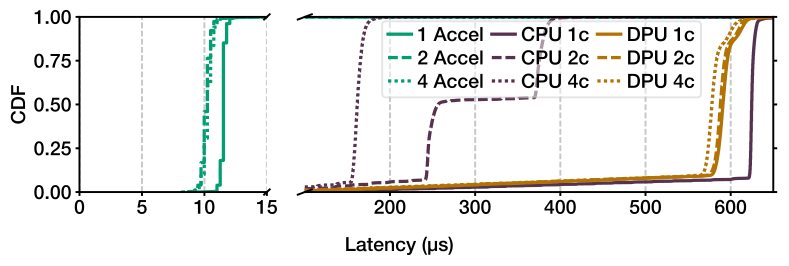

Python code for this plot:
import numpy as np
import pandas as pd
import matplotlib.pyplot as plt
import glob
import os
import re
from matplotlib.lines import Line2D

import plot_fonts  # Helvetica Neue from fonts/, shared palette and print-size style
from plot_colors import LINE_OURS, LINE_BASELINE, LINE_THIRD  # platform colours shared with figs 3, 13, 16

# Printed at 0.48\textwidth = 241.9 pt in the paper; its tight-cropped PDF is ~568 pt wide.
pstyle = plot_fonts.paper_style(printed_width_pt=241.9, cropped_width_pt=567.5)

class RawLatencyProcessor:
    def __init__(self, directory_path):
        self.directory_path = directory_path
        self.thread_count = 0
        self.msg_size = 0
        self.function = 0
        self.median_latency = 0
        self.percentile_99 = 0
        self.raw_latencies_us = []
        
        # Extract details from directory path
        match_thread = re.search(r'n_(\d+)', directory_path)
        match_msg_size = re.search(r'm_(\d+)', directory_path)
        match_function = re.search(r'f_(\d+)', directory_path)
        
        self.thread_count = int(match_thread.group(1)) if match_thread else 0
        self.msg_size = int(match_msg_size.group(1)) if match_msg_size else 0
        self.function = int(match_function.group(1)) if match_function else 0

    def process_raw_latency_data(self):
        """Process raw latency data from all .txt files in the directory"""
        # Find all .txt files in the directory
        txt_files = glob.glob(os.path.join(self.directory_path, "*.txt"))
        
        if not txt_files:
            return False
        
        try:
            per_file = []
            
            # Process each .txt file: one latency sample (ns) per line
            for txt_file in txt_files:
                # Fast path: pandas' C parser (the files are plain integers,
                # up to ~2.5 M lines each). Blank lines become NaN so the line
                # count, and therefore the warm-up skip below, matches the file.
                try:
                    col = pd.read_csv(txt_file, header=None, usecols=[0], skip_blank_lines=False,
                                      dtype=np.float64, engine='c')[0].to_numpy()
                except pd.errors.EmptyDataError:
                    continue
                except ValueError:
                    # Non-numeric lines present: parse tolerantly and drop them
                    col = pd.to_numeric(
                        pd.read_csv(txt_file, header=None, usecols=[0], skip_blank_lines=False,
                                    dtype=str, engine='c', na_filter=False)[0],
                        errors='coerce').to_numpy(dtype=np.float64)
                
                # Skip the first 10% of the file (warm-up), then drop unparsable lines
                skip_count = len(col) // 10
                file_latencies_ns = col[skip_count:]
                file_latencies_ns = file_latencies_ns[~np.isnan(file_latencies_ns)]
                
                per_file.append(file_latencies_ns)
            
            all_latencies_ns = np.concatenate(per_file) if per_file else np.array([])
            
            if len(all_latencies_ns) == 0:
                print(f"No valid latency data found in directory: {self.directory_path}")
                return False
            
            # Convert from nanoseconds to microseconds and store for external access
            self.raw_latencies_us = all_latencies_ns / 1000.0
            
            # Calculate median and 99th percentile
            self.median_latency = np.median(self.raw_latencies_us)
            self.percentile_99 = np.percentile(self.raw_latencies_us, 99)
            
            return True
            
        except Exception as e:
            print(f"Error processing files in {self.directory_path}: {e}")
            return False


def get_tail_latency_directories(base_directory, instance_count, msg_size=1024, machine_type=1):
    """Get directories containing raw tail latency data for O_1 (OffRAC), O_2 (CPU), or O_3 (DPU)"""
    directory = f"{base_directory}/top_k_{instance_count}_inst"
    
    if not os.path.exists(directory):
        print(f"Directory not found: {directory}")
        return []
    
    # Look for directories matching the pattern based on machine type
    if machine_type == 1:  # OffRAC (O_1)
        dir_pattern = f"rr_d_*_m_{msg_size}_n_*_f_1_O_1"
    elif machine_type == 2:  # CPU (O_2)
        dir_pattern = f"rr_d_*_m_{msg_size}_n_*_f_1_O_2"
    elif machine_type == 3:  # DPU (O_3)
        dir_pattern = f"rr_d_*_m_{msg_size}_n_*_f_1_O_3"
    else:
        return []
    
    matching_dirs = glob.glob(os.path.join(directory, dir_pattern))
    
    return sorted(matching_dirs)


def collect_latency_data_for_clients(base_directory, instance_count, msg_size, machine_type, target_clients):
    """Collect raw latency data for specific client count"""
    directories = get_tail_latency_directories(base_directory, instance_count, msg_size, machine_type)
    
    all_latencies = []
    
    # Calculate the thread count we need to look for based on machine type
    if machine_type == 1:  # OffRAC - thread_count * instance_count = target_clients
        target_thread_count = target_clients // instance_count
    else:  # CPU and DPU - thread_count = target_clients (no multiplication)
        target_thread_count = target_clients
    
    print(f"Looking for directories with n_{target_thread_count} (machine_type={machine_type}, instance_count={instance_count})")
    
    for dir_path in directories:
        processor = RawLatencyProcessor(dir_path)
        
        # Check if this directory matches our target thread count
        if processor.thread_count == target_thread_count:
            if processor.process_raw_latency_data():
                all_latencies.append(processor.raw_latencies_us)
                print(f"Processed {dir_path}: {len(processor.raw_latencies_us)} latency points")
    
    return np.concatenate(all_latencies) if all_latencies else np.array([])


def calculate_cdf(data):
    """Calculate CDF for given data"""
    sorted_data = np.sort(data)
    y = np.arange(1, len(sorted_data) + 1) / len(sorted_data)
    return sorted_data, y


def create_cdf_comparison_plot(base_directory="data/scalability"):
    """Latency CDF of fRAC, CPU and DPU with 1, 2 and 4 instances each, on a broken x-axis.

    The left panel zooms on 0-15 us, where all three fRAC curves rise (8-14 us); the right
    panel shows 100-650 us, where the CPU and DPU curves rise. Only the low tails of the
    CPU/DPU curves (below CDF 0.03) fall in the hidden 15-100 us gap. Panels and cut marks
    follow azure_trace_fig_18.py so the two figures match side by side in the paper.
    """

    msg_size = 4096
    target_clients = 28

    # Define configurations to compare
    configs = [
        (1, 1, "1 Accel"),
        (2, 1, "2 Accel"),
        (4, 1, "4 Accel"),
        (1, 2, "CPU 1c"),
        (2, 2, "CPU 2c"),
        (4, 2, "CPU 4c"),
        (1, 3, "DPU 1c"),
        (2, 3, "DPU 2c"),
        (4, 3, "DPU 4c")
    ]

    # Colour = platform, as in figs 3, 13 and 16: fRAC green, CPU plum, DPU amber.
    # Line style = number of accelerators or cores: 1 solid, 2 dashed, 4 dotted.
    colors = [LINE_OURS] * 3 + [LINE_BASELINE] * 3 + [LINE_THIRD] * 3
    line_styles = ['-', '--', ':'] * 3

    # Two panels sharing the y-axis. The right panel gets 2.5x the width: it carries six
    # curves over 550 us plus the nine-entry legend (~98 pt printed, which has to fit in
    # the 180-575 us band, see below), the left one three curves over 15 us.
    fig, (ax_left, ax_right) = plt.subplots(1, 2, sharey=True, figsize=(8, 2.9),
                                            gridspec_kw={'width_ratios': [1, 2.5]})

    all_data = {}   # label -> sorted latencies (us)
    handles = []

    # Collect data for all configurations and draw each curve on both panels
    for i, (instance_count, machine_type, label) in enumerate(configs):
        print(f"Collecting data for {label} with {msg_size}B and {target_clients} clients...")
        latencies = collect_latency_data_for_clients(base_directory, instance_count, msg_size, machine_type, target_clients)

        if len(latencies) > 0:
            print(f"{label}: {len(latencies)} latency points")
            x, y = calculate_cdf(latencies)
            all_data[label] = x
            ax_left.plot(x, y, color=colors[i], linewidth=pstyle.curve, linestyle=line_styles[i])
            ax_right.plot(x, y, color=colors[i], linewidth=pstyle.curve, linestyle=line_styles[i])
            handles.append(Line2D([0], [0], color=colors[i], linestyle=line_styles[i], lw=pstyle.curve, label=label))
        else:
            print(f"No data found for {label}!")

    # Broken x-axis: left 0-15 us (fRAC), right 100-650 us (CPU, DPU)
    ax_left.set_xlim(0, 15)
    ax_left.set_xticks(np.arange(0, 16, 5))
    ax_right.set_xlim(100, 650)
    # No label at the right panel's left edge: "100" there would collide with "15" across
    # the cut and tight_layout would double the gap between the panels (fig 18 likewise
    # leaves its right panel's edge unlabelled).
    ax_right.set_xticks(np.arange(200, 651, 100))
    ax_left.set_ylim(0, 1)

    # Hide the spines between the panels
    ax_left.spines['right'].set_visible(False)
    ax_right.spines['left'].set_visible(False)
    ax_left.yaxis.tick_left()
    ax_right.yaxis.tick_right()
    ax_right.yaxis.set_label_position('right')

    # Diagonal cut marks
    d = .015
    kwargs = dict(transform=ax_left.transAxes, color='k', clip_on=False, linewidth=pstyle.edge)
    ax_left.plot((1-d, 1+d), (-d, +d), **kwargs)
    ax_left.plot((1-d, 1+d), (1-d, 1+d), **kwargs)
    kwargs.update(transform=ax_right.transAxes)
    ax_right.plot((-d, +d), (1-d, 1+d), **kwargs)
    ax_right.plot((-d, +d), (-d, +d), **kwargs)

    # Labels, ticks and grid (one centred x label for both panels, as in fig 18)
    fig.supxlabel('Latency (μs)', fontsize=pstyle.font, y=0.08, fontweight='medium')
    ax_left.set_ylabel('CDF', fontsize=pstyle.font, fontweight='medium')
    for ax in (ax_left, ax_right):
        ax.grid(True, linestyle='--', alpha=0.7, axis='x')
        ax.tick_params(axis='both', which='major', labelsize=pstyle.font)
        for tick in ax.get_xticklabels() + ax.get_yticklabels():
            tick.set_fontweight('medium')

    # Legend: one column per system (Accel / CPU / DPU), in the upper band of the right
    # panel (CDF ~0.52-0.97). In that band the panel is empty between the CPU 4c rise
    # (~175 us) and the DPU / CPU 1c rises (~570 us) except for the vertical step of
    # CPU 2c at ~385 us, which the half-transparent frame lets show through; this is the
    # same spot the legend occupied on the single-axis version. The script reports after
    # layout which curves the legend box touches.
    legend = ax_right.legend(
        handles=handles,
        loc='upper center',
        bbox_to_anchor=(378, 0.975), bbox_transform=ax_right.transData,  # centre of the 180-575 us band
        ncol=3,
        prop={'size': pstyle.font, 'weight': 'medium'},
        labelspacing=0.3,
        columnspacing=0.4,
        handlelength=1.2,
        handletextpad=0.3,
        borderpad=0.3,
        borderaxespad=0.0,
        framealpha=0.5,
    )

    plt.tight_layout()

    # Report which curves pass through the legend box
    fig.canvas.draw()
    # matplotlib < 3.5 needs the renderer passed explicitly
    bb = legend.get_window_extent(fig.canvas.get_renderer())
    inv = ax_right.transData.inverted()
    (x0, y0), (x1, y1) = inv.transform((bb.x0, bb.y0)), inv.transform((bb.x1, bb.y1))
    pos_l, pos_r = ax_left.get_position(), ax_right.get_position()
    fw = fig.get_size_inches()[0] * 72 * pstyle.scale   # figure width in printed pt
    print(f"Panels (printed pt): left {pos_l.width * fw:.0f}, gap {(pos_r.x0 - pos_l.x1) * fw:.0f}, right {pos_r.width * fw:.0f}")
    print(f"Legend box: {x0:.0f}-{x1:.0f} μs x CDF {y0:.2f}-{y1:.2f} (right panel)")
    for label, x in all_data.items():
        lo, hi = np.quantile(x, [y0, y1])   # where the curve is while inside the legend's CDF band
        if hi >= x0 and lo <= x1:
            print(f"  legend covers {label} between {max(lo, x0):.0f} and {min(hi, x1):.0f} μs")

    # Print statistics for all configurations
    for label, latencies in all_data.items():
        print(f"\n{label} Statistics:")
        print(f"  Median: {np.median(latencies):.2f} μs")
        print(f"  90th percentile: {np.percentile(latencies, 90):.2f} μs")
        print(f"  95th percentile: {np.percentile(latencies, 95):.2f} μs")
        print(f"  99th percentile: {np.percentile(latencies, 99):.2f} μs")

    plt.savefig('tail_latency_cdf_fig_17.pdf', bbox_inches='tight', dpi=300)
    pstyle.report('tail_latency_cdf_fig_17.pdf')
    print(f"\nPlot saved as tail_latency_cdf_fig_17.pdf")


if __name__ == "__main__":
    create_cdf_comparison_plot("data/scalability")
